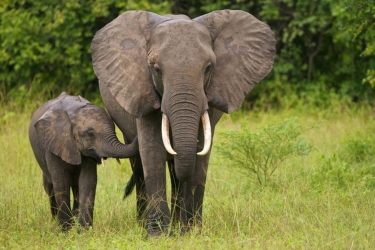
#> input picture images/elephant1.jpeg, 375 x 250 px, found by its file name
$ python 2dconv.py
#> lines starting #> are read from the running program, lines starting #| are printed output that depends on the picture
"""
Reference:
    Alisaaalehi. “Alisaaalehi/convolution_as_multiplication.” GitHub, https://github.com/alisaaalehi/convolution_as_multiplication/blob/master/Convolution_as_multiplication.ipynb.
"""
import numpy as np
from scipy.linalg import toeplitz
import time
import cv2
import matplotlib.pyplot as plt


def matrix_to_vector(input):
    input_h, input_w = input.shape
    output_vector = np.zeros(input_h*input_w, dtype=input.dtype)
    input = np.flipud(input)     # flipping the input matrix
    for i,row in enumerate(input):
        st = i*input_w
        nd = st + input_w
        output_vector[st:nd] = row
    return output_vector


def vector_to_matrix(input, output_shape):
    output_h, output_w = output_shape
    output = np.zeros(output_shape, dtype=input.dtype)
    for i in range(output_h):
        st = i*output_w
        nd = st + output_w
        output[i, :] = input[st:nd]
    output=np.flipud(output)     # flipping the output matrix
    return output

def conv2dmatrix(I, H, print_ir=False):
    t = time.process_time()     #Start time
    I_row_num, I_col_num = I.shape
    H_row_num, H_col_num = H.shape
    output_row_num = I_row_num + H_row_num - 1
    output_col_num = I_col_num + H_col_num - 1
    H_zero_padded = np.pad(H, ((output_row_num - H_row_num, 0),
                               (0, output_col_num - H_col_num)),
                            'constant', constant_values=0) # zero padding the filter

    toeplitz_list = []
    for i in range(H_zero_padded.shape[0]-1, -1, -1):
        c = H_zero_padded[i, :]
        r = np.r_[c[0], np.zeros(I_col_num-1)]
        toeplitz_m = toeplitz(c,r)
        toeplitz_list.append(toeplitz_m)
    c = range(1, H_zero_padded.shape[0]+1)
    r = np.r_[c[0], np.zeros(I_row_num-1, dtype=int)]
    doubly_indices = toeplitz(c, r)
    toeplitz_shape = toeplitz_list[0].shape # shape of one toeplitz matrix
    h = toeplitz_shape[0]*doubly_indices.shape[0]
    w = toeplitz_shape[1]*doubly_indices.shape[1]
    doubly_blocked_shape = [h, w]
    doubly_blocked = np.zeros(doubly_blocked_shape)
    b_h, b_w = toeplitz_shape # height and widths of each block
    for i in range(doubly_indices.shape[0]):
        for j in range(doubly_indices.shape[1]):
            start_i = i * b_h
            start_j = j * b_w
            end_i = start_i + b_h
            end_j = start_j + b_w
            doubly_blocked[start_i: end_i, start_j:end_j] = toeplitz_list[doubly_indices[i,j]-1]
    vectorized_I = matrix_to_vector(I)     # convert I to a vector
    result_vector = np.matmul(doubly_blocked, vectorized_I)
    out_shape = [output_row_num, output_col_num]     # reshape the raw rsult to desired matrix form
    output = vector_to_matrix(result_vector, out_shape)
    elapsed_time = time.process_time() - t
    from scipy import signal
    signallib_op = signal.convolve2d(I, H, "full")
    print('Result is\n', signallib_op)
    error = signallib_op - output     #Caluculating error by comparing
    print('Error is \n',error)
    print('Time taken is ',elapsed_time)
    return output, elapsed_time, error

I = np.arange(1,10).reshape(3,3)
H = np.array([[1,0,-1], [1,0,-1], [1,0,-1]])
Conv2d = conv2dmatrix(I, H)

elephant_gray = cv2.imread("elephant1.jpeg", 0)
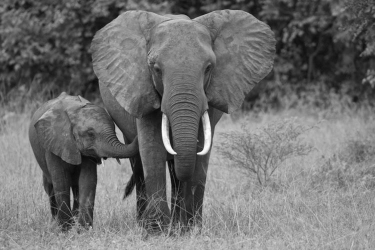
#> elephant_gray: shape (250, 375); min 7, max 251, mean 113
#elephant = cv2.resize(elephant_gray, (200,200))
elephant=elephant_gray
print('Result for the elephant image');
output = conv2dmatrix(elephant, H)
#> (the run stopped early here; a loop or call above may not have finished)
